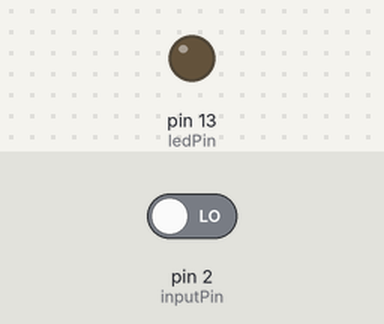
A sketch run on a simulated Arduino Uno, built with avr-gcc and run on an emulated ATmega328P. Parts: output pins drawn as LEDs (lit = HIGH). Dashed ring = blinking. The inputs (shaded band) are chosen by the test bench; at power-on: pin 2 (inputPin) LOW.

Above: at 1.2 s.
1.3 s: pin 2 (inputPin) driven HIGH
At 4.2 s:
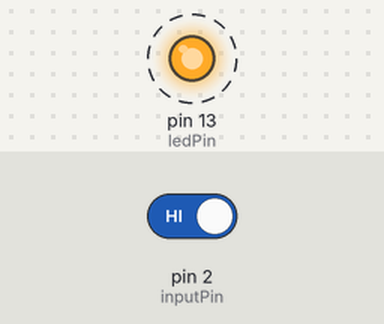
4.3 s: pin 2 (inputPin) driven LOW
At 5.4 s:
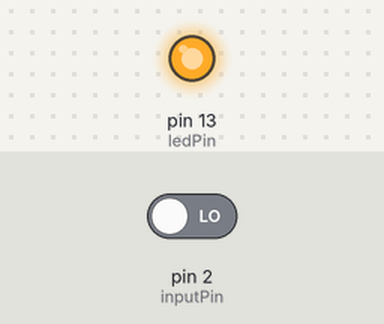
Timing chart, 0 to 7.3 s (numbered marks = the images above; inputs shaded):
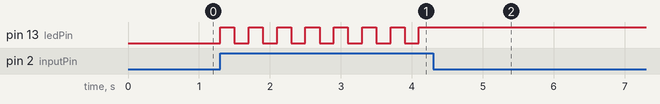

Measured:
- after the input at 1.3 s, pin 13 (ledPin): alternates HIGH for 0.20 s and LOW for 0.20 s, starting at once
- after the input at 4.3 s, pin 13 (ledPin): stops changing and stays HIGH

The sketch:

przycisk_led.ino
```cpp
//po wciśnięciu przycisku zapala isę dioda, po ponownym wciśnięciu wyłącza
//brak likwidacji drgania styków, zamiast tego wprowadzono opóźnienie

#define inputPin 2
#define ledPin 13
int ledValue = LOW;

void setup()
{
  pinMode(ledPin, OUTPUT);
  pinMode(inputPin, INPUT);
  digitalWrite(inputPin, LOW);
}

void loop()
{
  if(digitalRead(inputPin) == HIGH)
  {
    ledValue = !ledValue;
    digitalWrite(ledPin, ledValue);
    delay(200);
  }
}
```
